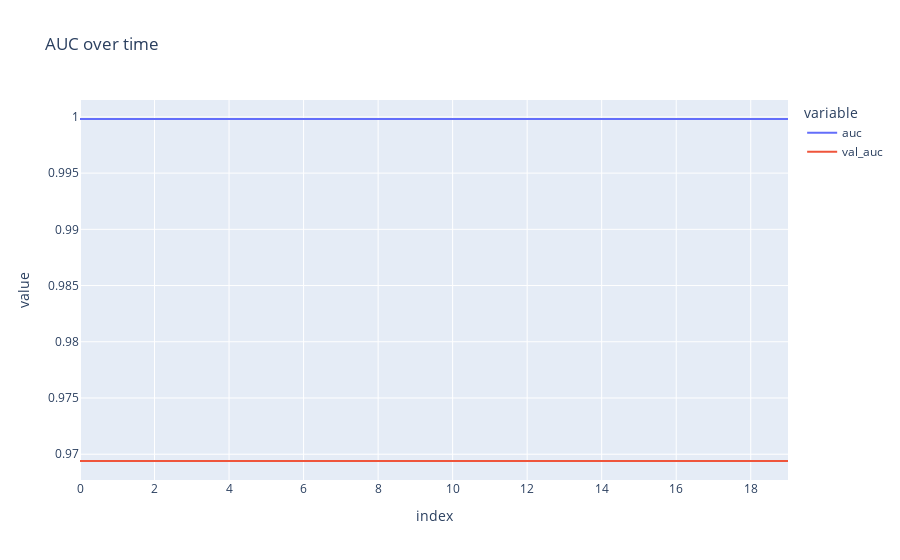

Source (notebook cell):
### Code cell
fig_auc = px.line(
    history.history,
    y=['auc', 'val_auc'],
    labels={'x': 'Epoch', 'y': 'AUC'},
    title="AUC over time"
)
fig_auc.show()

### Figure 1 — Plotly figure (JSON) as saved in the notebook; plotly's stock layout.template omitted (floating-point values rounded to 4 significant figures)
{"data": [{"hovertemplate": "variable=auc<br>index=%{x}<br>value=%{y}<extra></extra>", "legendgroup": "auc", "line": {"color": "#636efa", "dash": "solid"}, "marker": {"symbol": "circle"}, "mode": "lines", "name": "auc", "orientation": "v", "showlegend": true, "type": "scatter", "x": [0, 1, 2, 3, 4, 5, 6, 7, 8, 9, 10, 11, 12, 13, 14, 15, 16, 17, 18, 19], "xaxis": "x", "y": [0.9998, 0.9998, 0.9998, 0.9998, 0.9998, 0.9998, 0.9998, 0.9998, 0.9998, 0.9998, 0.9998, 0.9998, 0.9998, 0.9998, 0.9998, 0.9998, 0.9998, 0.9998, 0.9998, 0.9998], "yaxis": "y"}, {"hovertemplate": "variable=val_auc<br>index=%{x}<br>value=%{y}<extra></extra>", "legendgroup": "val_auc", "line": {"color": "#EF553B", "dash": "solid"}, "marker": {"symbol": "circle"}, "mode": "lines", "name": "val_auc", "orientation": "v", "showlegend": true, "type": "scatter", "x": [0, 1, 2, 3, 4, 5, 6, 7, 8, 9, 10, 11, 12, 13, 14, 15, 16, 17, 18, 19], "xaxis": "x", "y": [0.9694, 0.9694, 0.9694, 0.9694, 0.9694, 0.9694, 0.9694, 0.9694, 0.9694, 0.9694, 0.9694, 0.9694, 0.9694, 0.9694, 0.9694, 0.9694, 0.9694, 0.9694, 0.9694, 0.9694], "yaxis": "y"}], "layout": {"autosize": true, "legend": {"title": {"text": "variable"}, "tracegroupgap": 0}, "title": {"text": "AUC over time"}, "xaxis": {"anchor": "y", "autorange": true, "domain": [0, 1], "range": [0, 19], "title": {"text": "index"}, "type": "linear"}, "yaxis": {"anchor": "x", "autorange": true, "domain": [0, 1], "range": [0.9677, 1.002], "title": {"text": "value"}, "type": "linear"}}}
